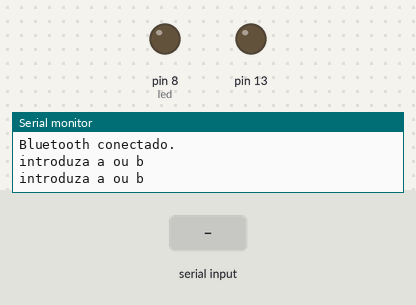
Simulated run of this sketch. Board: Arduino Uno, built with avr-gcc and run on an emulated ATmega328P. On the bench: output pins drawn as LEDs (lit = HIGH), the last lines printed to the serial monitor. The inputs (shaded band) are chosen by the test bench.

Above: at 1.7 s.
1.8 s: "b" received over Serial
At 2.9 s:
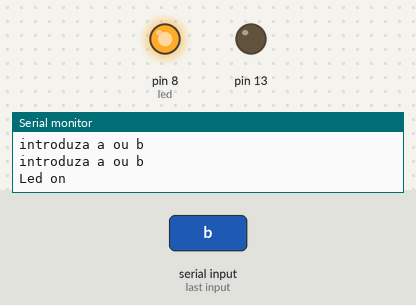
3.5 s: "a" received over Serial
At 4.1 s:
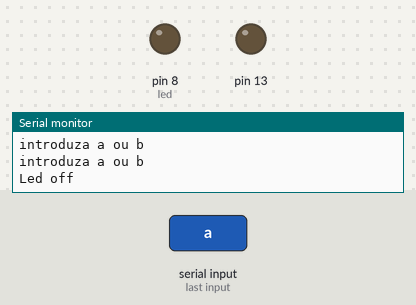
Timing chart, 0 to 6.5 s (numbered marks = the images above; inputs shaded):
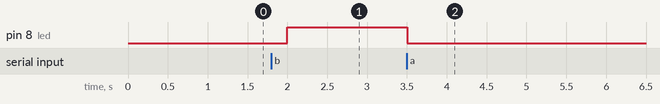

The sketch:

conexao_bluetooth.ino
```cpp
char input;
int led=8;

void setup(){
  pinMode(led, OUTPUT);
  pinMode(13, OUTPUT);
  digitalWrite(13, LOW);
  Serial.begin(9600);
  delay(500);
  Serial.println("Bluetooth conectado.");
}

void loop(){
  input=Serial.read();
    switch(input){
      case 'a':
        digitalWrite(led,LOW);
        delay(500);
        Serial.println("Led off");
      break;
      case 'b':
        digitalWrite(led,HIGH);
        delay(500);
        Serial.println("Led on");
      break;
      default:
        delay(500);
        Serial.println("introduza a ou b");
     }
 }
```

Measured:
- after the input at 1.8 s, pin 8 (led): LOW → HIGH after 0.20 s
- after the input at 3.5 s, pin 8 (led): HIGH → LOW at once
